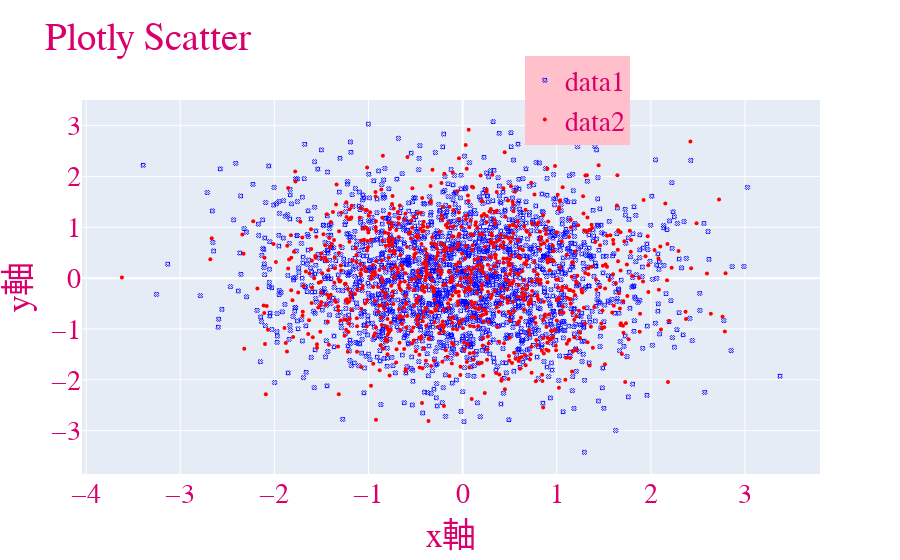

Notebook code cell kept with this figure:
### Code cell
import plotly.graph_objs as go
import plotly.offline as pof
import numpy as np

## 設定為離線
pof.init_notebook_mode(connected = True)

## data 1
## 隨機產生2000個二維數據
x = np.random.randn(2000)
y = np.random.randn(2000)

data1 = go.Scatter(
    x = x,
    y = y,
    marker = {'color': 'blue', 'symbol': 104, 'size': 4},
    mode = 'markers',
    name = 'data1'
)

## data2
## 隨機產生1000個二維數據

x1 = np.random.randn(1000)
y1 = np.random.randn(1000)

data2 = go.Scatter(
    x = x1,
    y = y1,
    marker = {'color': 'red', 'size': 4},
    mode = 'markers',
    name = 'data2'
)

## 將data1和data2裝進串列
data = [data1, data2]

## 介面設定
layout = go.Layout(
    title = "Plotly Scatter",
    xaxis = {'title': 'x軸'},
    yaxis = {'title': 'y軸'},
    font = {
        'size': 28,
        'family': 'serif',
        'color': '#D9006C'
        
    },
    showlegend = True,
    legend = {
        'x': 0.6,
        'yanchor': 'middle',
        'bgcolor': 'pink',
        'bordercolor': 'black'
        
    } ,
    hoverlabel = {
        'bgcolor': 'yellow',
        'bordercolor': 'black',
        'namelength': -1,
        'font': {'color': 'brown'}
    }
    )  

## 結合數據與介面
figure = go.Figure(data = data, layout = layout)

## 繪圖
pof.iplot(figure, filename = 'Plotly-Scatter', show_link = True, link_text = "Plotly Links", image_height = 800, image_width = 900)

### Figure 1 — Plotly figure (JSON) as saved in the notebook; plotly's stock layout.template omitted (floating-point values rounded to 4 significant figures; data arrays with more than 128 entries replaced by an {"elided": "..."} marker saying what was removed)
{"data": [{"marker": {"color": "blue", "size": 4, "symbol": 104}, "mode": "markers", "name": "data1", "type": "scatter", "x": {"elided": "2000 float values"}, "y": {"elided": "2000 float values"}}, {"marker": {"color": "red", "size": 4}, "mode": "markers", "name": "data2", "type": "scatter", "x": {"elided": "1000 float values"}, "y": {"elided": "1000 float values"}}], "layout": {"font": {"color": "#D9006C", "family": "serif", "size": 28}, "hoverlabel": {"bgcolor": "yellow", "bordercolor": "black", "font": {"color": "brown"}, "namelength": -1}, "legend": {"bgcolor": "pink", "bordercolor": "black", "x": 0.6, "yanchor": "middle"}, "showlegend": true, "title": {"text": "Plotly Scatter"}, "xaxis": {"title": {"text": "x軸"}}, "yaxis": {"title": {"text": "y軸"}}}}
